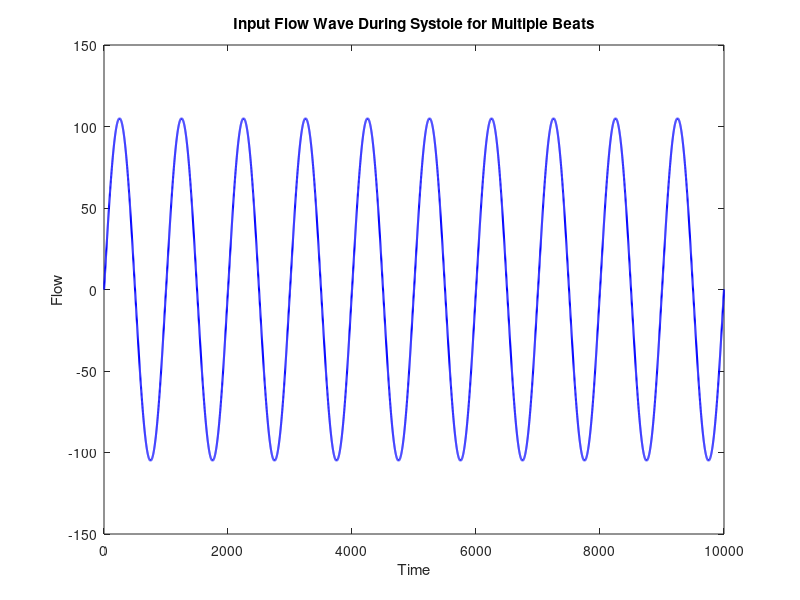
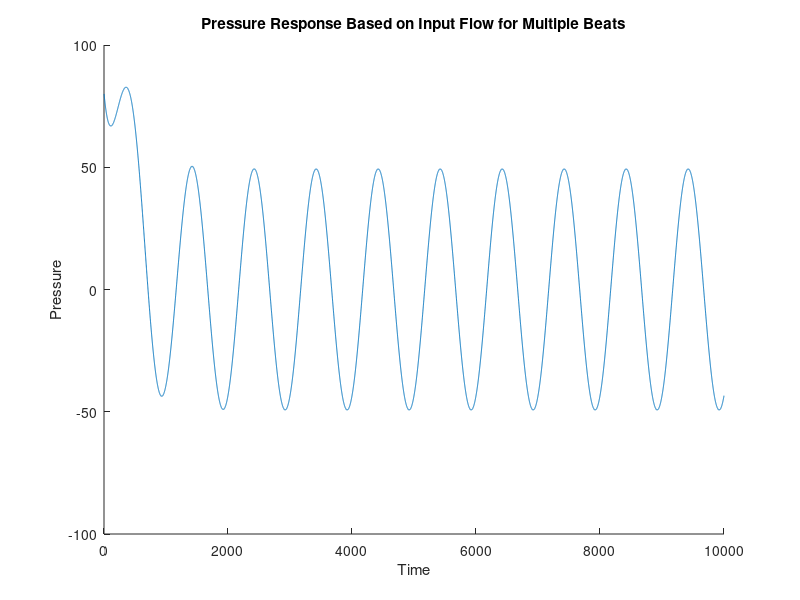

Source code (MATLAB) for these figures, in order:
% Constants and Parameters
heart_rate = 60; % Heart rate in beats per minute
systolic_period = 1/3; % Systolic period as a fraction of cardiac cycle
physiological_stroke_volume = 70; % SAMPLE VALUE Physiological stroke volume in mL
% Calculate time parameters
time_per_beat = 60 / heart_rate; % Time for one heartbeat in seconds
systolic_time = systolic_period * time_per_beat; % Duration of systole
% Create time vector for one beat
t_one_beat = linspace(0, systolic_time, 1000); % Adjust the number of points as needed

% Generate a positive sine wave for blood flow during systole for one beat
sine_wave_amplitude = physiological_stroke_volume / (systolic_time * 2); % Amplitude for the sine wave
t_one_third = linspace(0, 1/3, 1000); % Time vector for 1/3 of a second
sine_wave_one_third = sine_wave_amplitude * sin(2 * pi * t_one_third / (1/3)); % Sine wave for 1/3 sec

flow_wave_one_sec = zeros(1, 1000); % Initialize as zeros
flow_wave_one_sec(1:length(t_one_third)) = sine_wave_one_third; % Add the sine wave for 1/3 sec

% Identify the indices for the remaining 2/3 sec and set them to zero
remaining_indices = length(t_one_third) + 1:length(flow_wave_one_sec);
flow_wave_one_sec(remaining_indices) = 0;

% Constants
R = 1; % Resistance
C = 0.1; % Updated capacitance value
% Number of beats for simulation
num_beats = 10; % Adjust as needed
% Generate input flow wave for multiple beats
flow_wave = repmat(flow_wave_one_sec, 1, num_beats); % Repeat the single beat wave for multiple beats

% Plotting input flow wave (systole) for multiple beats
figure;
plot(flow_wave, 'b', 'LineWidth', 1.5);
title('Input Flow Wave During Systole for Multiple Beats');
xlabel('Time');
ylabel('Flow');

% Plotting pressure based on the flow input for multiple beats
% Using Euler's method with corrected equation for dP: ((flow/C) - (pressure(n-1) / (R * C))) * dt
figure;
hold on;
% Initialize pressure for multiple beats
pressure = zeros(size(flow_wave));
pressure(1) = 80; % Initial condition for pressure (diastolic pressure)
% Loop through time steps
for j = 2:length(flow_wave)
    dt = t_one_beat(2) - t_one_beat(1); % Assuming equal time steps in a beat
    dP = ((flow_wave(j) / C) - (pressure(j-1) / (R * C))) * dt;
    pressure(j) = pressure(j-1) + dP;
end
plot(pressure);
title('Pressure Response Based on Input Flow for Multiple Beats');
xlabel('Time');
ylabel('Pressure');
hold off;
